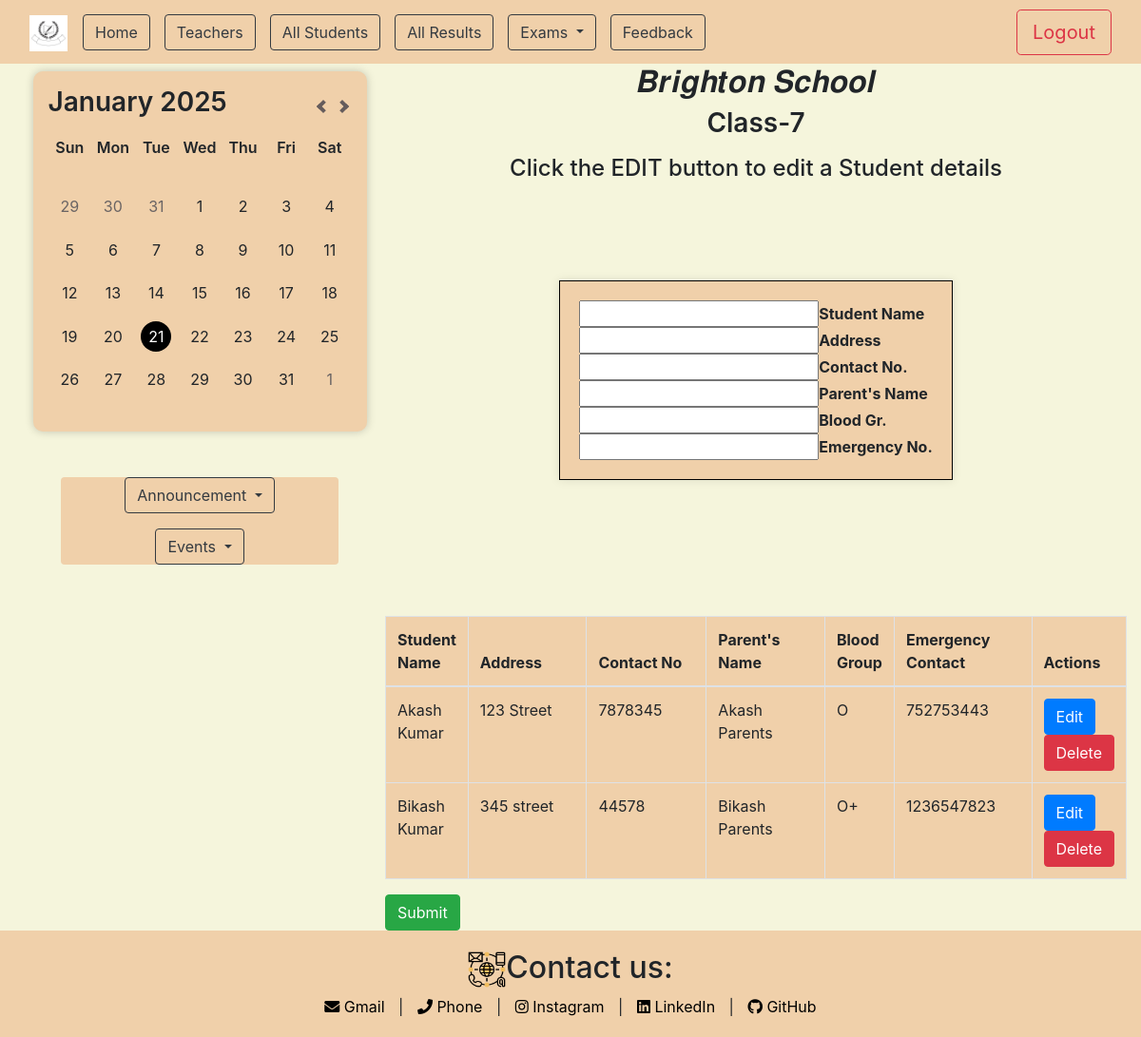
Page /class/seven/ on the earlier database version.
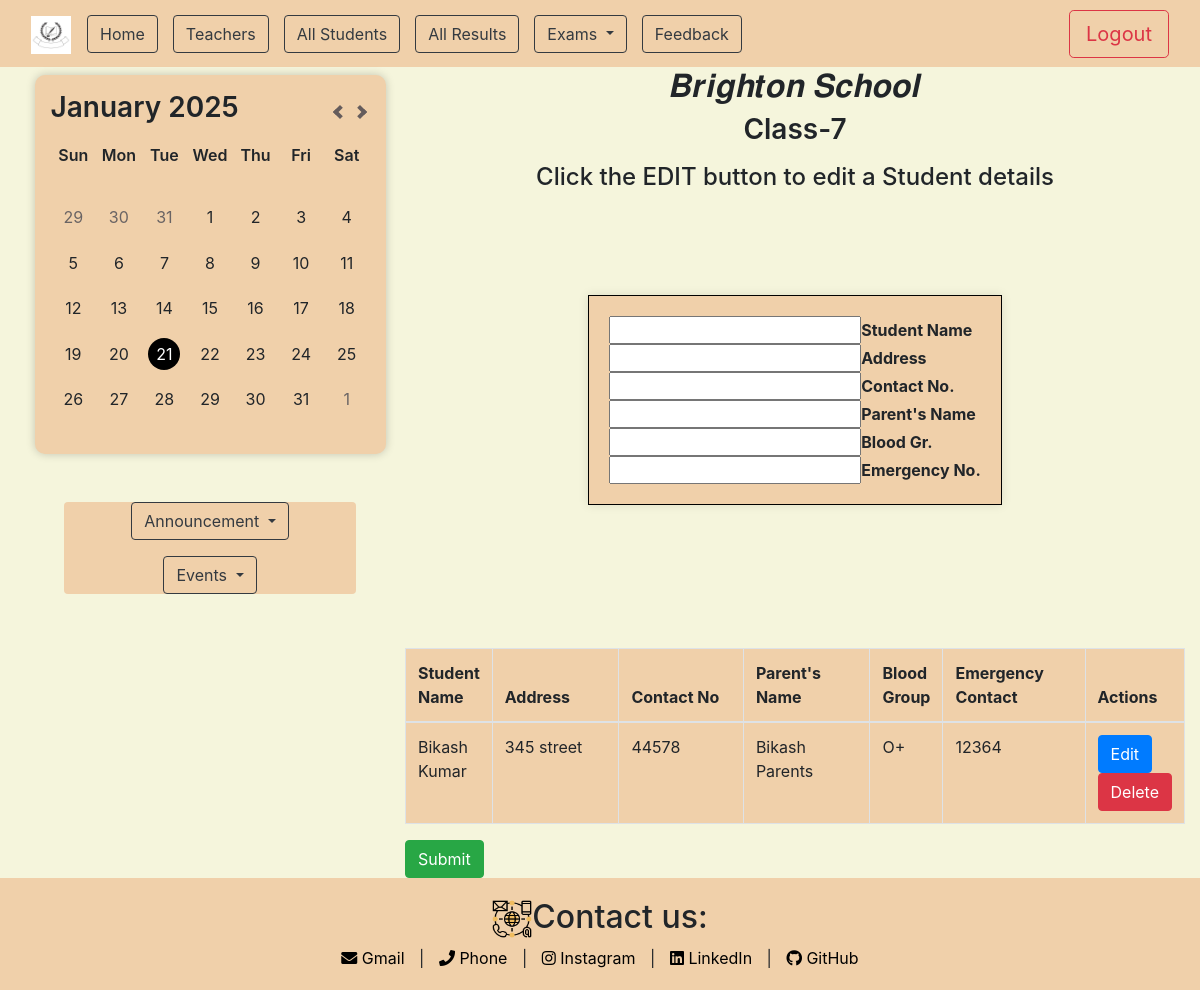
Same page on the later database version.
### app/models.py (models this page shows)
class Student(models.Model):
    class_name = models.ForeignKey(all_students, on_delete=models.CASCADE, related_name='students',null=True,blank=True)
    st_name=models.CharField(max_length=100)
    address=models.CharField(max_length=400)
    contact_no=models.IntegerField(null=True)
    parents_names=models.CharField(max_length=400)
    blood_gr=models.CharField(max_length=10)
    emergency=models.IntegerField(null=True)

### app/views.py (the view, shortened to what this page needs)
# urls.py: path('class/<slug:slug>/',views.class_students,name="class_students"),
def class_students(request, slug):
    class_instance = get_object_or_404(all_students, slug=slug)
    students = Student.objects.filter(class_name=class_instance)
    form = StudentForm()
    context = {'students': students, 'class_instance': class_instance, 'form': form}
    return render(request, 'app/students.html', context)

### app/forms.py
class StudentForm(forms.ModelForm):
    class Meta:
        model=Student
        fields = ['st_name', 'address', 'contact_no', 'parents_names', 'blood_gr', 'emergency']

### app/templates/app/students.html (shortened to what this page needs)
{% extends "base.html" %}
{% load static %}
{% block content %}
<div class="col-lg-8 col-md-8 col-sm-12 main-content">
    <h2 class="text-center">𝑩𝒓𝒊𝒈𝒉𝒕𝒐𝒏 𝑺𝒄𝒉𝒐𝒐𝒍</h2>
    <h3 class="text-center mb-3">{{ class_instance.class_name }}</h3>
    <form id="studentForm" method="POST" novalidate>
        <h4 class="text-center fw-bolder">Click the EDIT button to edit a Student details</h4>
        <div class="container d-flex justify-content-center align-items-center" style="min-height: 50vh; min-width: 50vw;">
            <div class="box_clr" style="border: 1px solid #000; padding: 20px; box-shadow: 0 0 10px rgba(0, 0, 0, 0.1);">
                <input type="text" name="st_name" id="id_st_name" value=""><strong>Student Name</strong>
                <div><input type="text" name="address" id="id_address" value=""><strong>Address</strong></div>
                <div><input type="text" name="contact_no" id="id_contact_no" value=""><strong>Contact No.</strong></div>
                <div><input type="text" name="parents_names" id="id_parents_names" value=""><strong>Parent's Name</strong></div>
                <div><input type="text" name="blood_gr" id="id_blood_gr" value=""><strong>Blood Gr.</strong></div>
                <input type="text" name="emergency" id="id_emergency" value=""><strong>Emergency No.</strong>
            </div>
        </div>
        <table class="table table-bordered rounded box_clr mt-5">
            <thead>
                <tr>
                    <th>Student Name</th>
                    <th class="address-col">Address</th>
                    <th class="address-col">Contact No</th>
                    <th class="address-col">Parent's Name</th>
                    <th>Blood Group</th>
                    <th class="address-col">Emergency Contact</th>
                    <th>Actions</th>
                </tr>
            </thead>
            <tbody>
                {% for student in students %}
                <tr id="student-{{ student.id }}">
                    <td>{{ student.st_name }}</td>
                    <td>{{ student.address }}</td>
                    <td>{{ student.contact_no }}</td>
                    <td>{{ student.parents_names }}</td>
                    <td>{{ student.blood_gr }}</td>
                    <td>{{ student.emergency }}</td>
                    <td>
                        <button type="button" class="btn btn-primary edit-btn" data-id="{{ student.id }}">Edit</button>
                        <button type="button" class="btn btn-danger delete-btn" data-id="{{ student.id }}">Delete</button>
                    </td>
                </tr>
                {% endfor %}
            </tbody>
        </table>
        <button type="submit" class="btn btn-success">Submit</button>
    </form>
</div>
{% endblock content %}

Differences in the rows shown:
removed Student: st_name "Akash Kumar", address "123 Street", contact_no "7878345", parents_names "Akash Parents", blood_gr "O", emergency "752753443"
changed Student "Bikash Kumar": emergency "1236547823" → "12364"
